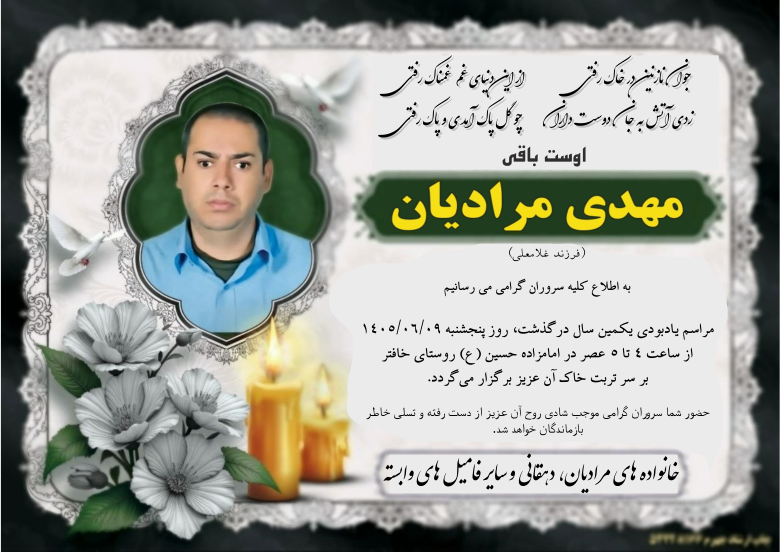
#> input picture work/user-1.png, 2339 x 1654 px (shown at 1/3 size)
$ python process.py
#> lines starting #> are read from the running program, lines starting #| are printed output that depends on the picture
#!/usr/bin/env python
# -*- coding: utf-8 -*-
"""Unify the poster background: recolor the flat/grey cover-boxes to a warm cream
that matches the card paper, with feathered edges, while preserving all text
(dark strokes) and coloured elements (green banner, yellow name, candles)."""
from PIL import Image
import numpy as np

U = np.asarray(Image.open("work/user-1.png").convert("RGB")).astype(np.float32)
H, Wd = U.shape[:2]
#> H = 1654; Wd = 2339
rng = np.random.default_rng(11)

def feather(h, w, F):
    yy = np.clip(np.minimum(np.arange(h), h - 1 - np.arange(h)) / F, 0, 1)
    xx = np.clip(np.minimum(np.arange(w), w - 1 - np.arange(w)) / F, 0, 1)
    return np.outer(yy, xx)

def unify(box, cream, tlo, thi, sat_lo, sat_hi, F, noise=1.3):
#> called with box = (1150, 165, 2190, 1360), cream = (240, 235, 231), tlo = 182, thi = 223, sat_lo = 14, sat_hi = 26, F = 46, noise = 1.3
    x0, y0, x1, y1 = box
    sub = U[y0:y1, x0:x1]
    h, w = sub.shape[:2]
#> h = 1195; w = 1040
    lum = sub.mean(2)
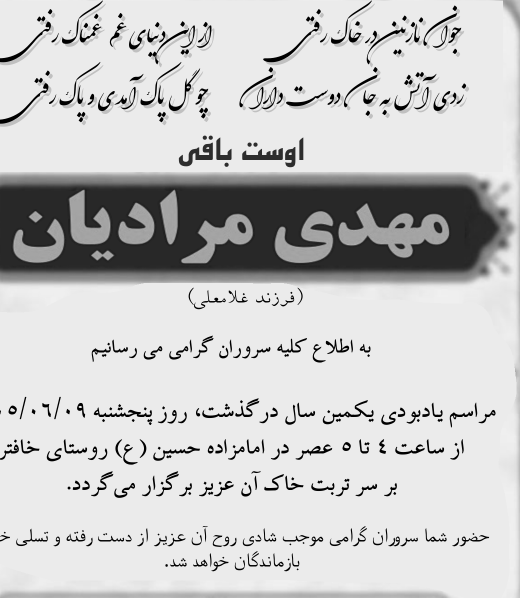
#> lum: shape (1195, 1040) float32 (shown at 1/2 size); min 0, max 241, mean 198.6
    sat = sub.max(2) - sub.min(2)
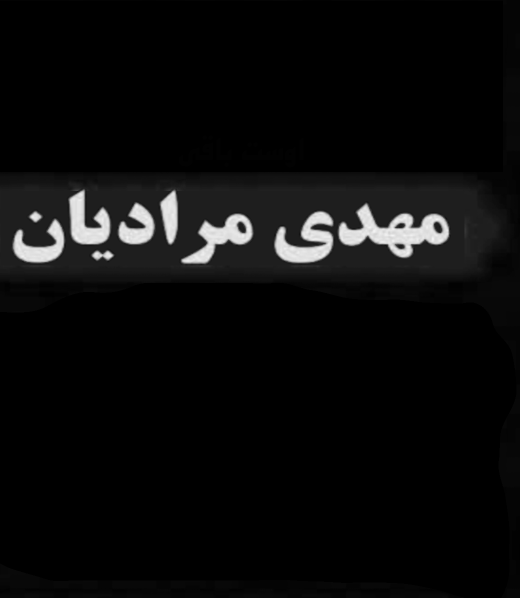
#> sat: shape (1195, 1040) float32 (shown at 1/2 size); min 0, max 247, mean 11.2
    lightw = np.clip((lum - tlo) / (thi - tlo), 0, 1)          # light bg -> 1
    neutw = np.clip((sat_hi - sat) / (sat_hi - sat_lo), 0, 1)  # neutral -> 1
    rw = feather(h, w, F)
    m = (lightw * neutw * rw)[..., None]
    plate = np.array(cream, np.float32) + rng.normal(0, noise, (h, w, 3))
    U[y0:y1, x0:x1] = sub * (1 - m) + np.clip(plate, 0, 255) * m

CREAM = (240, 235, 231)

# Main right-side content field (poem, اوست باقی, body). Green banner + yellow
# name are protected by the low-lightness / high-saturation gates.
unify((1150, 165, 2190, 1360), CREAM, tlo=182, thi=223, sat_lo=14, sat_hi=26, F=46)

# Bottom family banner: grey box + faded ornamental border -> warm cream.
unify((1178, 1460, 2188, 1620), CREAM, tlo=150, thi=208, sat_lo=14, sat_hi=26, F=26)
#> call 2 of unify, with box = (1178, 1460, 2188, 1620), cream = (240, 235, 231), tlo = 150, thi = 208, sat_lo = 14, sat_hi = 26, F = 26, noise = 1.3
#> in unify (call 2), `sub = U[y0:y1, x0:x1]`:
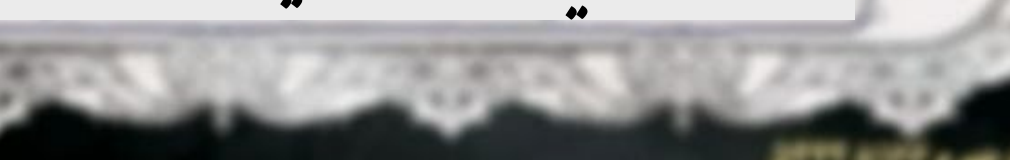
#> sub: shape (160, 1010, 3) float32; mean R, G, B 146.7, 147.1, 146.5
#> in unify (call 2), `sat = sub.max(2) - sub.min(2)`:
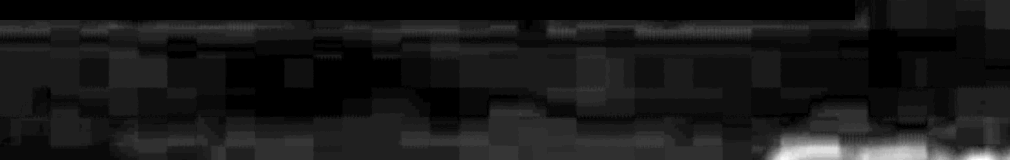
#> sat: shape (160, 1010) float32; min 0, max 47, mean 4.7; drawn with min black and max white
#> in unify (call 2), `neutw = np.clip((sat_hi - sat) / (sat_hi - sat_lo), 0, 1)`:
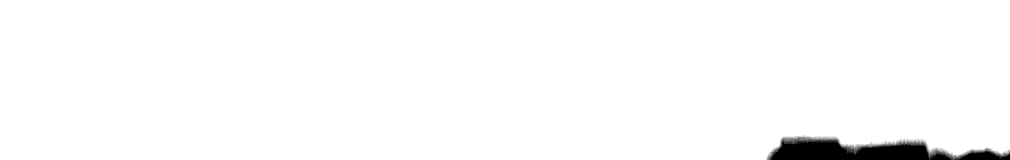
#> neutw: shape (160, 1010) float32; min 0, max 1, mean 0.98
#> in unify (call 2), `m = (lightw * neutw * rw)[..., None]`:
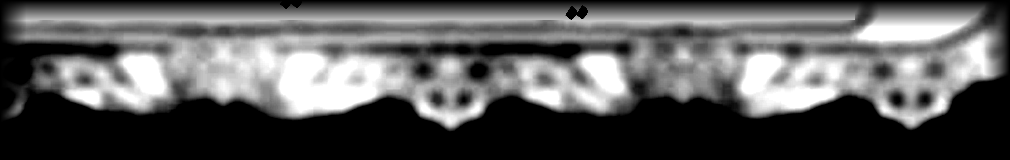
#> m: shape (160, 1010, 1) float64; min 0, max 1, mean 0.361
#> in unify (call 2), `U[y0:y1, x0:x1] = sub * (1 - m) + np.clip(plate, 0, 255) * m`:
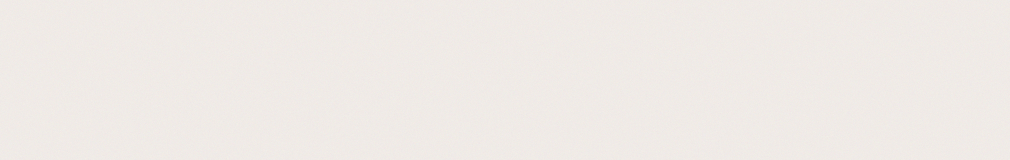
#> plate: shape (160, 1010, 3) float64; mean R, G, B 240, 235, 231

Image.fromarray(np.clip(U, 0, 255).astype(np.uint8)).save("work/user_fixed.png")
print("saved work/user_fixed.png")
